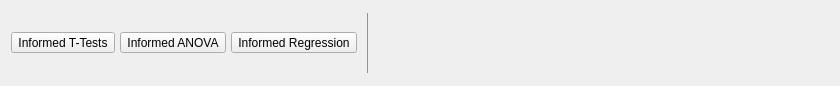
<?xml version="1.0" encoding="UTF-8"?>
<ui version="4.0">
 <class>RibbonBain</class>
 <widget class="QWidget" name="RibbonBain">
  <property name="geometry">
   <rect>
    <x>0</x>
    <y>0</y>
    <width>840</width>
    <height>86</height>
   </rect>
  </property>
  <property name="windowTitle">
   <string>Form</string>
  </property>
  <layout class="QGridLayout" name="gridLayout_7">
   <property name="topMargin">
    <number>4</number>
   </property>
   <property name="rightMargin">
    <number>0</number>
   </property>
   <property name="bottomMargin">
    <number>4</number>
   </property>
   <property name="horizontalSpacing">
    <number>0</number>
   </property>
   <item row="0" column="6">
    <spacer name="horizontalSpacer">
     <property name="orientation">
      <enum>Qt::Horizontal</enum>
     </property>
     <property name="sizeHint" stdset="0">
      <size>
       <width>61</width>
       <height>20</height>
      </size>
     </property>
    </spacer>
   </item>
   <item row="0" column="3">
    <widget class="QWidget" name="otherPanel" native="true">
     <layout class="QGridLayout" name="gridLayout_5">
      <property name="leftMargin">
       <number>0</number>
      </property>
      <property name="topMargin">
       <number>6</number>
      </property>
      <property name="rightMargin">
       <number>0</number>
      </property>
      <property name="bottomMargin">
       <number>6</number>
      </property>
      <property name="verticalSpacing">
       <number>3</number>
      </property>
      <item row="0" column="0">
       <widget class="QWidget" name="widget_11" native="true">
        <layout class="QGridLayout" name="gridLayout_6">
         <property name="leftMargin">
          <number>0</number>
         </property>
         <property name="topMargin">
          <number>0</number>
         </property>
         <property name="rightMargin">
          <number>0</number>
         </property>
         <property name="bottomMargin">
          <number>0</number>
         </property>
         <property name="horizontalSpacing">
          <number>5</number>
         </property>
        </layout>
       </widget>
      </item>
     </layout>
    </widget>
   </item>
   <item row="0" column="1">
    <widget class="QWidget" name="mainPanel" native="true">
     <layout class="QGridLayout" name="gridLayout_2">
      <property name="leftMargin">
       <number>0</number>
      </property>
      <property name="topMargin">
       <number>6</number>
      </property>
      <property name="rightMargin">
       <number>0</number>
      </property>
      <property name="bottomMargin">
       <number>6</number>
      </property>
      <property name="verticalSpacing">
       <number>3</number>
      </property>
      <item row="0" column="0">
       <widget class="QWidget" name="widget_10" native="true">
        <layout class="QGridLayout" name="gridLayout_3">
         <property name="leftMargin">
          <number>0</number>
         </property>
         <property name="topMargin">
          <number>0</number>
         </property>
         <property name="rightMargin">
          <number>0</number>
         </property>
         <property name="bottomMargin">
          <number>0</number>
         </property>
         <property name="horizontalSpacing">
          <number>5</number>
         </property>
         <item row="0" column="0">
          <widget class="RibbonButton" name="informedTTestButton">
           <property name="minimumSize">
            <size>
             <width>76</width>
             <height>0</height>
            </size>
           </property>
           <property name="text">
            <string>Informed T-Tests</string>
           </property>
           <property name="icon">
            <iconset resource="../resources/icons.qrc">
             <normaloff>:/icons/analysis-bayesian-ttest.svg</normaloff>:/icons/analysis-bayesian-ttest.svg</iconset>
           </property>
           <property name="iconSize">
            <size>
             <width>37</width>
             <height>28</height>
            </size>
           </property>
           <property name="popupMode">
            <enum>QToolButton::InstantPopup</enum>
           </property>
           <property name="toolButtonStyle">
            <enum>Qt::ToolButtonTextUnderIcon</enum>
           </property>
          </widget>
         </item>
         <item row="0" column="2">
          <widget class="RibbonButton" name="informedRegressionButton">
           <property name="minimumSize">
            <size>
             <width>76</width>
             <height>0</height>
            </size>
           </property>
           <property name="text">
            <string>Informed Regression</string>
           </property>
           <property name="icon">
            <iconset resource="../resources/icons.qrc">
             <normaloff>:/icons/analysis-bayesian-regression.svg</normaloff>:/icons/analysis-bayesian-regression.svg</iconset>
           </property>
           <property name="iconSize">
            <size>
             <width>37</width>
             <height>28</height>
            </size>
           </property>
           <property name="popupMode">
            <enum>QToolButton::InstantPopup</enum>
           </property>
           <property name="toolButtonStyle">
            <enum>Qt::ToolButtonTextUnderIcon</enum>
           </property>
          </widget>
         </item>
         <item row="0" column="1">
          <widget class="RibbonButton" name="informedANOVAButton">
           <property name="minimumSize">
            <size>
             <width>76</width>
             <height>0</height>
            </size>
           </property>
           <property name="text">
            <string>Informed ANOVA</string>
           </property>
           <property name="icon">
            <iconset resource="../resources/icons.qrc">
             <normaloff>:/icons/analysis-classical-anova.svg</normaloff>:/icons/analysis-classical-anova.svg</iconset>
           </property>
           <property name="iconSize">
            <size>
             <width>37</width>
             <height>28</height>
            </size>
           </property>
           <property name="popupMode">
            <enum>QToolButton::InstantPopup</enum>
           </property>
           <property name="toolButtonStyle">
            <enum>Qt::ToolButtonTextUnderIcon</enum>
           </property>
          </widget>
         </item>
        </layout>
       </widget>
      </item>
     </layout>
    </widget>
   </item>
   <item row="0" column="0">
    <widget class="QWidget" name="widget" native="true">
     <layout class="QGridLayout" name="gridLayout">
      <property name="leftMargin">
       <number>0</number>
      </property>
      <property name="topMargin">
       <number>6</number>
      </property>
      <property name="rightMargin">
       <number>0</number>
      </property>
      <property name="bottomMargin">
       <number>6</number>
      </property>
      <property name="verticalSpacing">
       <number>3</number>
      </property>
      <item row="0" column="0">
       <widget class="QWidget" name="widget_9" native="true">
        <layout class="QGridLayout" name="gridLayout_4">
         <property name="leftMargin">
          <number>0</number>
         </property>
         <property name="topMargin">
          <number>0</number>
         </property>
         <property name="rightMargin">
          <number>0</number>
         </property>
         <property name="bottomMargin">
          <number>0</number>
         </property>
        </layout>
       </widget>
      </item>
     </layout>
    </widget>
   </item>
   <item row="0" column="2">
    <widget class="QWidget" name="sep2" native="true">
     <property name="styleSheet">
      <string notr="true">QWidget { color : #929292 ; }</string>
     </property>
     <layout class="QGridLayout" name="gridLayout_9">
      <item row="0" column="0">
       <widget class="Line" name="line2">
        <property name="frameShadow">
         <enum>QFrame::Plain</enum>
        </property>
        <property name="orientation">
         <enum>Qt::Vertical</enum>
        </property>
       </widget>
      </item>
     </layout>
    </widget>
   </item>
  </layout>
  <zorder>widget</zorder>
  <zorder>mainPanel</zorder>
  <zorder>otherPanel</zorder>
  <zorder>sep2</zorder>
  <zorder>horizontalSpacer</zorder>
 </widget>
 <customwidgets>
  <customwidget>
   <class>RibbonButton</class>
   <extends>QToolButton</extends>
   <header>widgets/ribbonbutton.h</header>
  </customwidget>
 </customwidgets>
 <resources>
  <include location="../resources/icons.qrc"/>
  <include location="../resources/icons.qrc"/>
 </resources>
 <connections/>
 <slots>
  <slot>itemSelected()</slot>
  <slot>menuItemSelected()</slot>
 </slots>
</ui>
